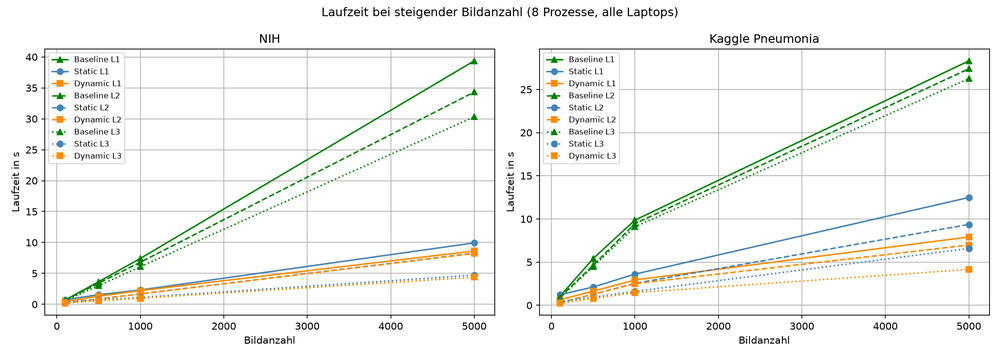
#> input picture Multiprocessing/Backup_vor_Feedback/runtime_by_image_count_all_laptops.png, 1000 x 357 px, shrunk from 2100 x 750 before the run; its folder holds only this picture in this run
$ python -i pipeline.py   (imports and definitions only)
#> lines starting #> are read from the running program, lines starting #| are printed output that depends on the picture
import cv2
import glob
import time
from pathlib import Path


# [1 line not run here, left out]


def process_image(input_path: str) -> dict:

    t_start = time.perf_counter()

    result = {
        "input_path":   input_path,
        "original_size": None,
        "duration_s":   None,
        "histogram":    None,
        "success":      False,
        "error":        None,
    }

    try:
        # 1. Laden + Graustufen
        img = cv2.imread(input_path, cv2.IMREAD_GRAYSCALE)
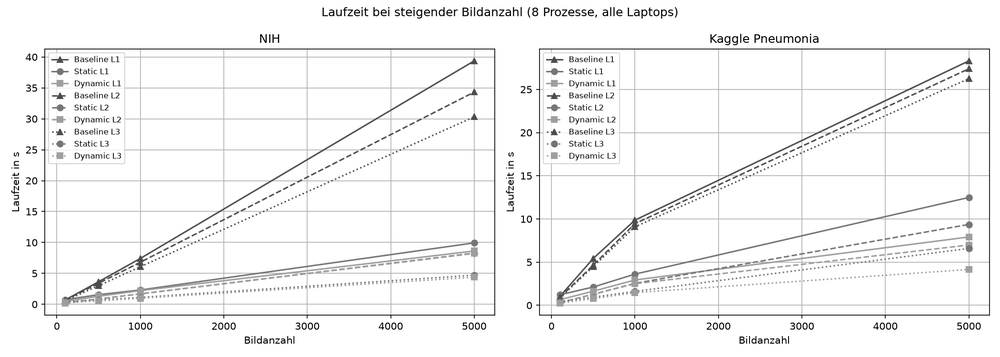
#> img: shape (357, 1000); min 0, max 255, mean 244.4
        if img is None:
            raise FileNotFoundError(f"Bild konnte nicht geladen werden: {input_path}")

        # Originalgröße speichern (für Lastanalyse bei variablen Auflösungen)
        h, w = img.shape[:2]
#> h = 357; w = 1000
        result["original_size"] = (w, h)

        # 2. Median-Filter (5x5)
        img = cv2.medianBlur(img, 5)
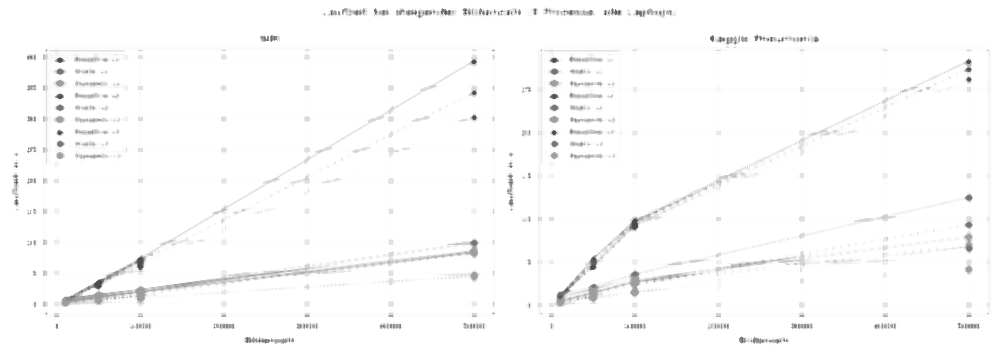
#> img: shape (357, 1000); min 53, max 255, mean 251.2

        # 3. CLAHE
        clahe = cv2.createCLAHE(clipLimit=2.0, tileGridSize=(8, 8))
        img = clahe.apply(img)

        # 4. Gauß-Filter (3x3)
        img = cv2.GaussianBlur(img, (3, 3), 0)

        # 5. Histogramm
        hist = cv2.calcHist([img], [0], None, [256], [0, 256]).flatten().tolist()
#> hist = 256 values, max 238342 at index 255, min 0 at index 0, mean 1394.5

        result["histogram"] = hist
        result["success"] = True

    except Exception as e:
        result["error"] = str(e)

    result["duration_s"] = time.perf_counter() - t_start
    return result


def get_image_paths(input_dir: str, limit: int = None) -> list:
    patterns = ["*.png", "*.jpg", "*.jpeg", "*.PNG", "*.JPG", "*.JPEG"]
    all_files = set()
    for pattern in patterns:
        all_files.update(glob.glob(str(Path(input_dir) / pattern)))

    sorted_files = sorted(all_files, key=lambda p: Path(p).name)

    if limit is not None:
        sorted_files = sorted_files[:limit]

    return sorted_files

>>> result = process_image('Backup_vor_Feedback/runtime_by_image_count_all_laptops.png')
#> result = 6 items

$ run again, on Multiprocessing/Backup_vor_Feedback/amdahl_all_laptops.png
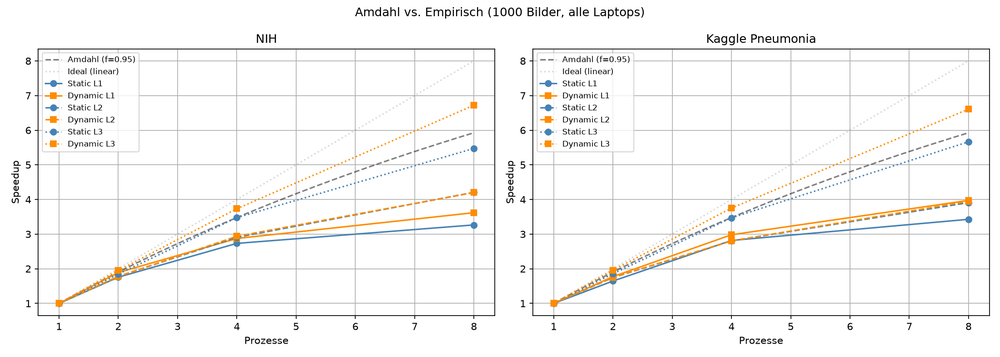
#> input picture Multiprocessing/Backup_vor_Feedback/amdahl_all_laptops.png, 1000 x 357 px, shrunk from 2100 x 750 before the run
#> in process_image, `img = cv2.imread(input_path, cv2.IMREAD_GRAYSCALE)`:
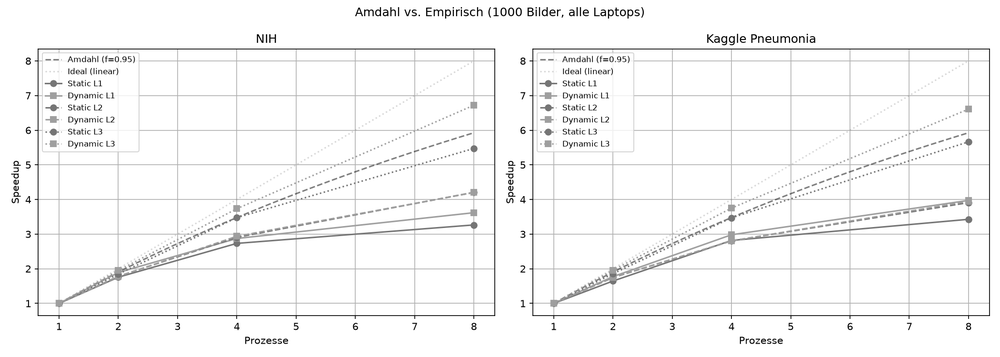
#> img: shape (357, 1000); min 0, max 255, mean 246.3
#> in process_image, `img = cv2.medianBlur(img, 5)`:
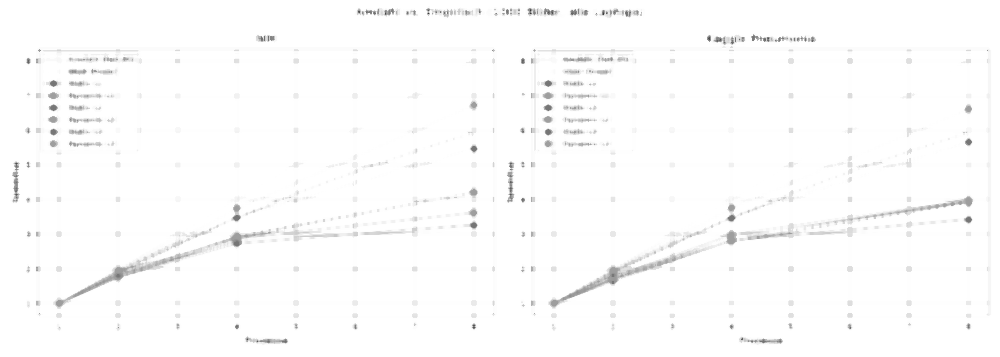
#> img: shape (357, 1000); min 53, max 255, mean 252.1
#> hist = 256 values, max 248176 at index 255, min 0 at index 0, mean 1394.5
#> result = 6 items

$ run again, on Multiprocessing/Backup_vor_Feedback/efficiency_by_processes_all_laptops.png
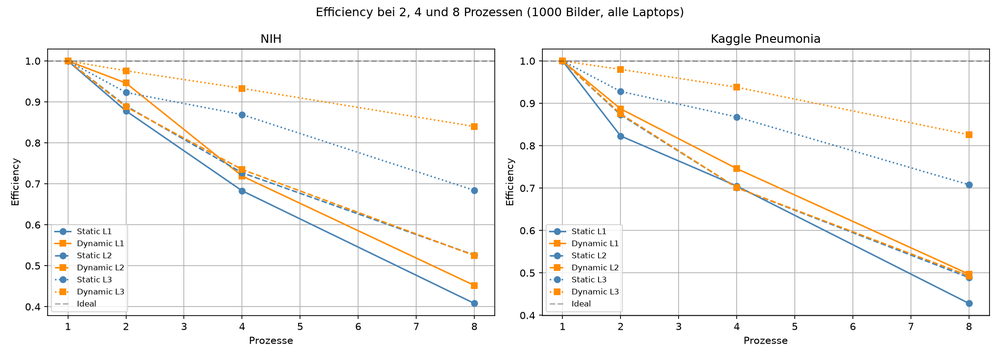
#> input picture Multiprocessing/Backup_vor_Feedback/efficiency_by_processes_all_laptops.png, 1000 x 357 px, shrunk from 2100 x 750 before the run
#> in process_image, `img = cv2.imread(input_path, cv2.IMREAD_GRAYSCALE)`:
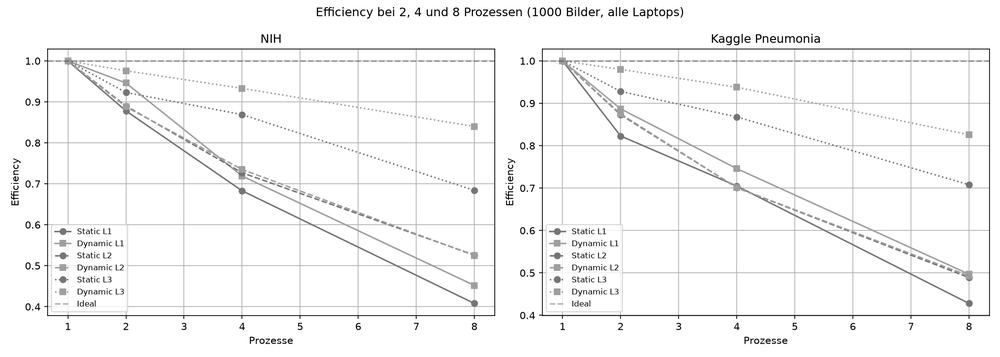
#> img: shape (357, 1000); min 0, max 255, mean 246.4
#> in process_image, `img = cv2.medianBlur(img, 5)`:
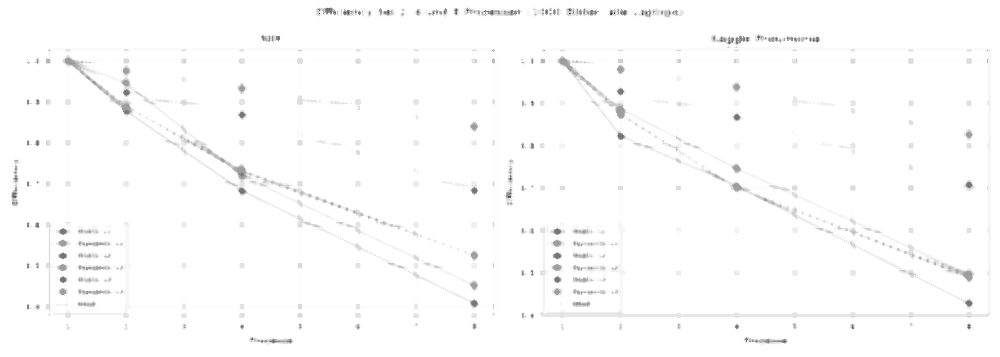
#> img: shape (357, 1000); min 52, max 255, mean 252.2
#> hist = 256 values, max 256473 at index 255, min 0 at index 0, mean 1394.5
#> result = 6 items

$ run again, on Multiprocessing/Backup_vor_Feedback/speedup_by_processes_all_laptops.png
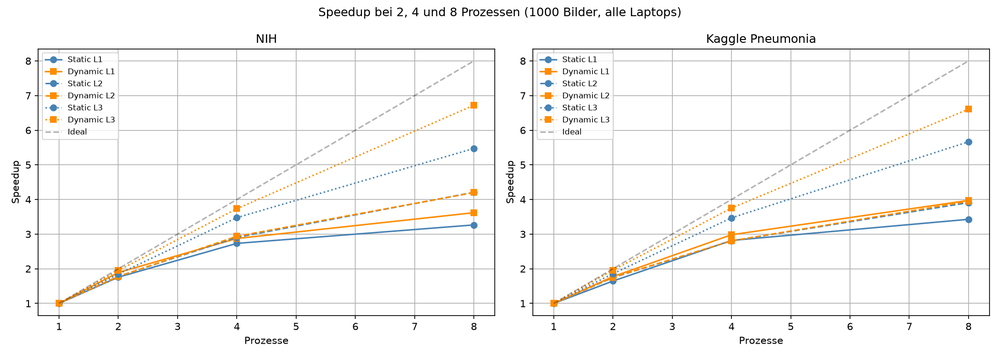
#> input picture Multiprocessing/Backup_vor_Feedback/speedup_by_processes_all_laptops.png, 1000 x 357 px, shrunk from 2100 x 750 before the run
#> in process_image, `img = cv2.imread(input_path, cv2.IMREAD_GRAYSCALE)`:
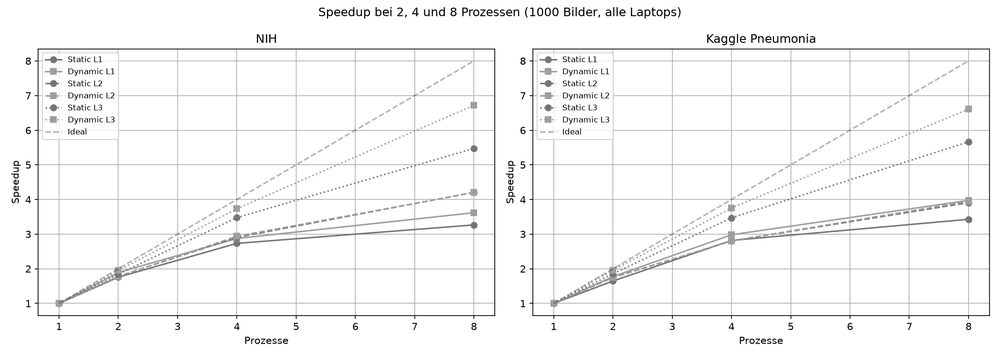
#> img: shape (357, 1000); min 0, max 255, mean 246.6
#> in process_image, `img = cv2.medianBlur(img, 5)`:
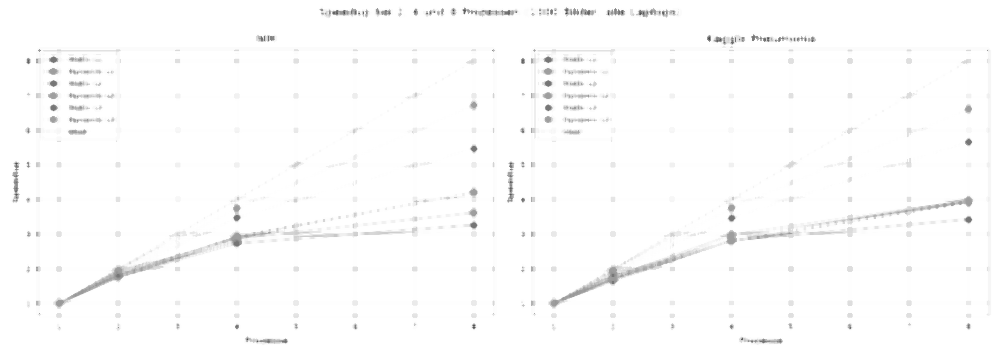
#> img: shape (357, 1000); min 66, max 255, mean 252.2
#> hist = 256 values, max 249445 at index 255, min 0 at index 0, mean 1394.5
#> result = 6 items
